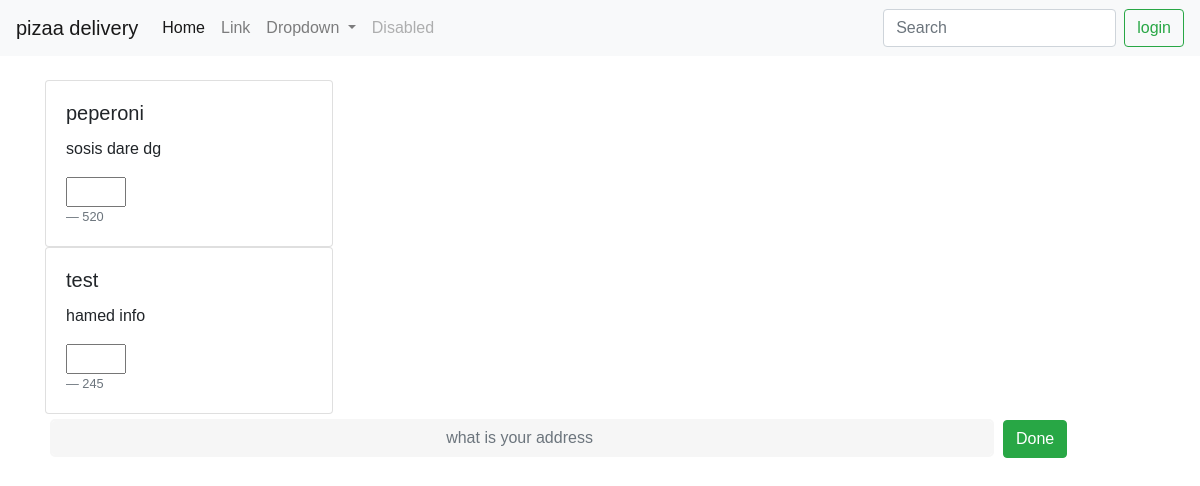
The page /customerpage/ on the database its author committed.
### pizaa/models.py (models this page shows)
class pizza (models.Model):
    title = models.CharField(max_length=50)
    info = models.TextField()
    price = models.PositiveIntegerField()

### pizaa/views.py (the view)
def customerpage(request):
    pizzalist = pizza.objects.all()
    context = {'pizza' : pizzalist}
    return render(request,'customerpage.html',context)

### media/templates/customerpage.html (shortened to what this page needs)
{% extends 'share/_base.html' %}
{% block content %}
{% for titile in pizza %}
<div class="card" style="width: 18rem;">
    <div class="card-body">
      <h5 class="card-title">{{titile.title}}</h5>
      <p class="card-text">{{titile.info}}</p>
      <input type="number" style="width: 60px;" name="quantity">
      <footer class="blockquote-footer">{{titile.price}}</footer>
    </div>
  </div>
{% endfor %}
<input type="text" class="form-control" placeholder="what is your address ">
<a class="btn btn-success" href="#">Done</a>
{% endblock %}

### media/static/css/main.css (style rules this page uses)
html { background-color: #56baed; }
body { font-family: "Poppins", sans-serif; height: 100vh; }
a { color: #92badd; display:inline-block; text-decoration: none; font-weight: 400; }
input[type=text] { background-color: #f6f6f6; border: none; color: #0d0d0d; padding: 15px 32px; text-align: center; text-decoration: none; display: inline-block; font-size: 16px; margin: 5px; width: 85%; border: 2px solid #f6f6f6; -webkit-transition: all 0.5s ease-in-out; -moz-transition: all 0.5s ease-in-out; -ms-transition: all 0.5s ease-in-out; -o-transition: all 0.5s ease-in-out; transition: all 0.5s ease-in-out; -webkit-border-radius: 5px 5px 5px 5px; border-radius: 5px 5px 5px 5px; }
input[type=text]:placeholder { color: #cccccc; }

### rows shown on the page
pizza: title "peperoni", info "sosis dare dg", price "520"
pizza: title "test", info "hamed info", price "245"
